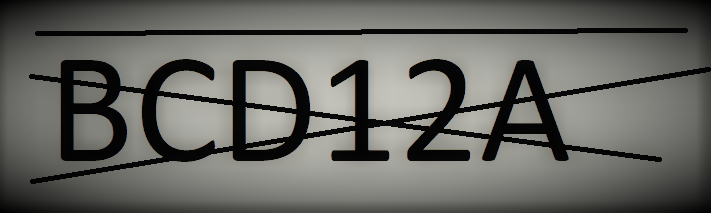
#> input picture 3.png, 711 x 213 px
$ jupyter execute --allow-errors HW4.ipynb
#> lines starting #> are read from the running program, lines starting #| are printed output that depends on the picture; after the words box and inside, x2 and y2 are one past the last pixel; in counts of white or black regions, pixels touching at a corner belong together
[cell 1]
import cv2 as cv
import matplotlib.pyplot as plt
import numpy as np
import sys
from IPython.display import display
from PIL import Image

# Phase1
# read image

[cell 2]
img = cv.imread('3.png',cv.IMREAD_GRAYSCALE)
#> img: shape (213, 711); min 0, max 195, mean 101.6
# img = cv.cvtColor(img,cv2.COLOR_BGR2RGB)
# img = np.array(Image.open("adab.jpg"))

[cell 3]
# plt.imshow(img)
# plt.show()
# display(Image.fromarray(img))

# Phase 2
# binarize

[cell 4]
img_bw = cv.adaptiveThreshold(img,255,cv.ADAPTIVE_THRESH_MEAN_C,cv.THRESH_BINARY_INV,23,10)
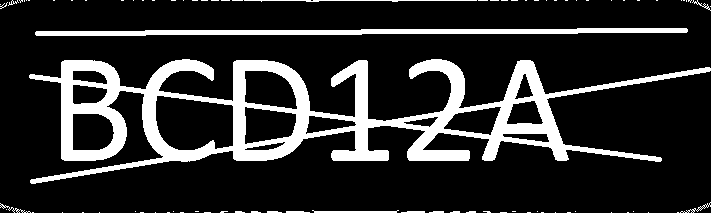
#> img_bw: shape (213, 711); 17.3% white; 84 white regions (72 under 20 px), largest, box (x1, y1, x2, y2) and area: (29, 59, 711, 184) 21836, (35, 28, 688, 36) 3264, (244, 0, 477, 2) 251
display(Image.fromarray(img_bw))

# Phase 3
# Morphology | Noise reduction

[cell 5]
kern1 = np.ones((8,8),np.uint8)
opening = cv.morphologyEx(img_bw,cv.MORPH_OPEN,kern1)
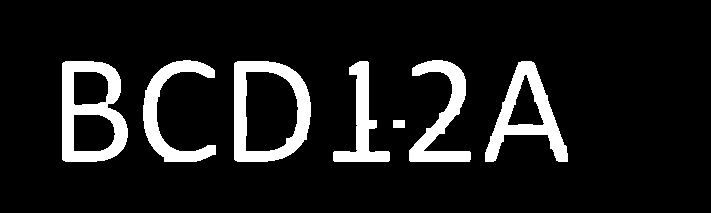
#> opening: shape (213, 711); 10.9% white; 7 white regions, largest, box (x1, y1, x2, y2) and area: (62, 61, 128, 162) 3446, (234, 61, 311, 162) 3341, (485, 61, 568, 162) 2914
kern2 = np.ones((4,4),np.uint8)
opening = cv.dilate(opening,kern2)
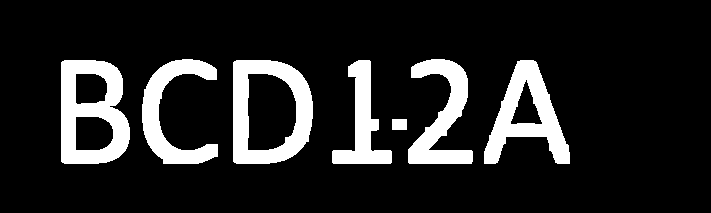
#> opening: shape (213, 711); 14.1% white; 7 white regions
kern2

[cell 6]
display(Image.fromarray(opening))

# Phase 4
# extract letters and digits using contours

[cell 7]
contours, hierarchy = cv.findContours(opening, cv.RETR_EXTERNAL, cv.CHAIN_APPROX_SIMPLE)
#> contours = 7 contours; box (x1, y1, x2, y2) and area: (233, 60, 313, 164) 7268, (61, 60, 130, 164) 6187, (484, 60, 570, 164) 4302, (408, 59, 473, 164) 2976, (142, 59, 218, 164) 2938, (332, 60, 392, 164) 2278, (392, 119, 407, 130) 140

sorted_ctrs = sorted(contours, key=lambda ctr: cv.boundingRect(ctr)[0])
#> sorted_ctrs has the same summary as contours

letters = []
for i in range(len(sorted_ctrs)):
    cnt = sorted_ctrs[i]
    area = cv.contourArea(cnt)
    if area>2000:
#         cv.drawContours(opening, contours, -1, (0,255,0), 3)
        x,y,w,h = cv.boundingRect(cnt)

#        epsilon = min(h, w) * 0.008
#        vertices = cv.approxPolyDP(cnt, epsilon, True)
#        print(len(vertices))

        croped = cv.bitwise_not(opening[y:y+h, x:x+w])
        letters.append(croped)
        display(Image.fromarray(croped))
#> this loop made 7 passes
#> (area, x, y, w, h) on passes 1, 2, 3, 4, 6, 7: (6187, 61, 60, 69, 104), (2938, 142, 59, 76, 105), (7267.5, 233, 60, 80, 104), (2277.5, 332, 60, 60, 104), (2975.5, 408, 59, 65, 105), (4301.5, 484, 60, 86, 104)
#> (cnt, area) on pass 5: ([[392, 119], [392, 129], [406, 129], [406, 119]], 140)
#> pass 1, `croped = cv.bitwise_not(opening[y:y+h, x:x+w])`:
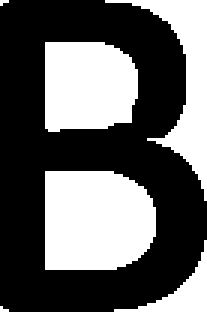
#> croped: shape (104, 69) (shown 3 times larger); 38.6% white; 6 white regions (2 under 20 px), largest, box (x1, y1, x2, y2) and area: (15, 57, 52, 90) 1104, (15, 14, 46, 44) 832, (35, 0, 69, 67) 625, (38, 80, 69, 104) 199
#> pass 2, `croped = cv.bitwise_not(opening[y:y+h, x:x+w])`:
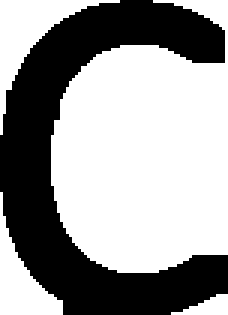
#> croped: shape (105, 76) (shown 3 times larger); 60.7% white; 1 black region, box (x1, y1, x2, y2) and area: (0, 0, 76, 105) 3134
#> pass 3, `croped = cv.bitwise_not(opening[y:y+h, x:x+w])`:
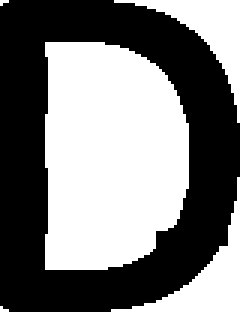
#> croped: shape (104, 80) (shown 3 times larger); 48.6% white; 5 white regions (2 under 20 px), largest, box (x1, y1, x2, y2) and area: (15, 14, 63, 90) 3150, (37, 59, 80, 104) 454, (38, 0, 80, 41) 434
#> after the loop:
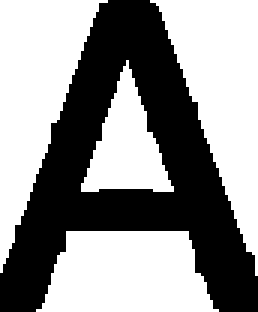
#> croped: shape (104, 86) (shown 3 times larger); 57.5% white; 1 black region, box (x1, y1, x2, y2) and area: (0, 0, 86, 104) 3805
#> after the loop, letters = 6 items
#> (the rest of this cell did not finish here and is left out)

# Phase -1
# extract labled images for detection
# resize them to a standard size for comparison

[cell 8]
# for i in range(7):
#     resized = cv.resize(letters[i], (100,180), interpolation = cv.INTER_AREA)
#     cv.imwrite("./Labeled_images/labled"+str(i)+".png",resized)

# Phase 5
# compare extracted letters to labeled images from phase -1

[cell 9]
labeled = []
captcha = ""
for k in range(7):
    labeled.append(cv.imread("./Labeled_images/labled"+str(k)+".png",cv.IMREAD_GRAYSCALE))
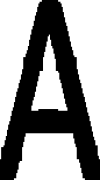
#> input picture Labeled_images/labled0.png, 100 x 180 px
#> (the rest of this cell did not finish here and is left out)
